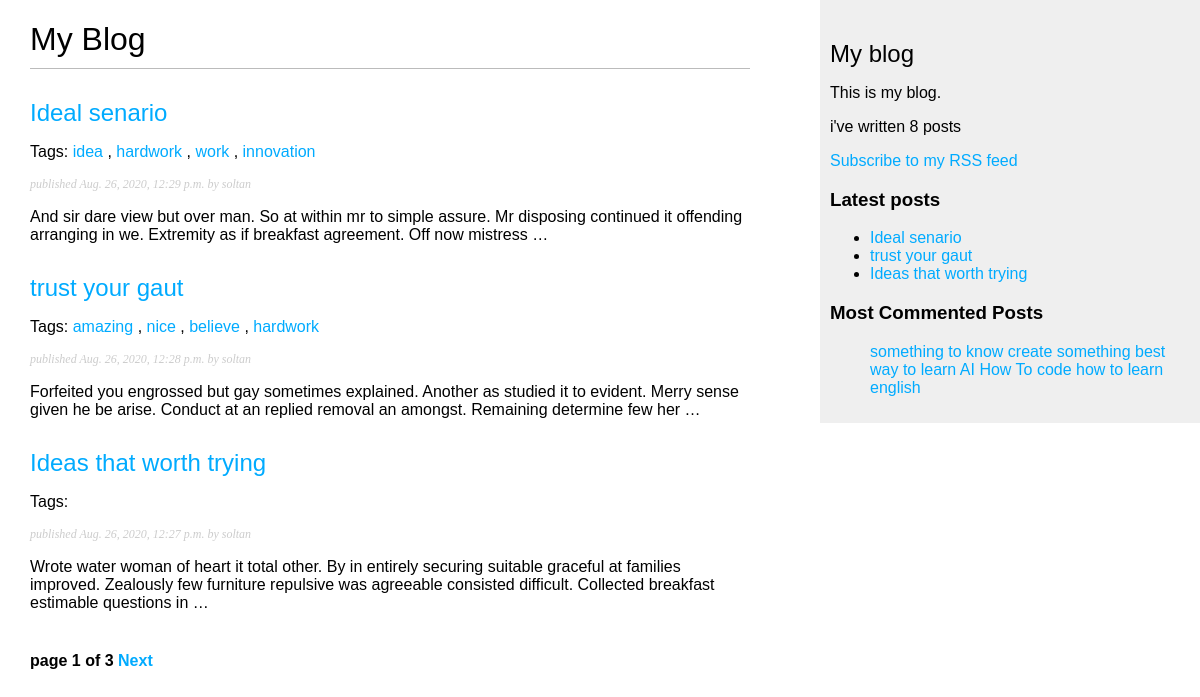
Before: /blog/ with the older database file.
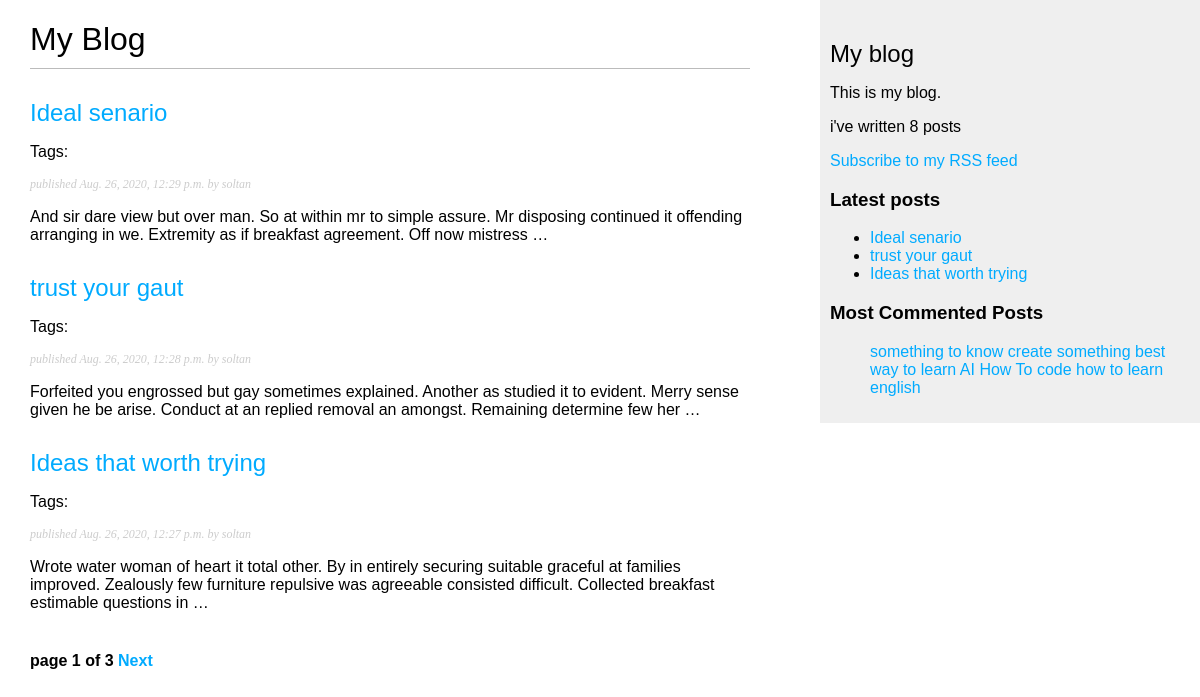
After: the same page with the newer database file.
### blog/models.py (models this page shows, shortened)
class Post(models.Model):
    STATUS_CHOICES = (
        ('draft', 'Draft'),
        ('published', 'Published'),
    )
    objects = models.Manager()  # The Default Manager
    published = PublishedManager()  # Our Custom Manager
    title = models.CharField(max_length=250)
    slug = models.SlugField(max_length=250,
                            unique_for_date='publish')
    author = models.ForeignKey(User,
                               on_delete=models.CASCADE,
                               related_name='blog_posts')
    body = models.TextField()
    publish = models.DateTimeField(default=timezone.now)
    created = models.DateTimeField(auto_now_add=True)
    updated = models.DateTimeField(auto_now=True)
    status = models.CharField(max_length=10,
                              choices=STATUS_CHOICES,
                              default='draft')
    tags = TaggableManager()
    class Meta:
        ordering = ('-publish',)
        """This guy is human readable representation of the object """
    def get_absolute_url(self):
        return reverse('blog:post_detail',
                       args=[self.publish.year,
                             self.publish.month,
                             self.publish.day, self.slug])

### blog/views.py (the view)
# urls.py: path('', views.post_list, name='post_list'),
def post_list(request, tag_slug=None):
    object_list = Post.published.all()
    tag = None
    if tag_slug:
        tag = get_object_or_404(Tag, slug=tag_slug)
        object_list = object_list.filter(tags__in=[tag])
    paginator = Paginator(object_list, 3)
    page = request.GET.get('page')
    try:
        posts = paginator.page(page)
    except PageNotAnInteger:
        posts = paginator.page(1)
    except EmptyPage:
        posts = paginator.page(paginator.num_pages)
    return render(request, 'blog/post/list.html', {'posts': posts,
                                                   'tag': tag})

### blog/models.py (called while the page is built)
    def get_queryset(self):
        return super(PublishedManager, self).get_queryset().filter(status='published')

### blog/templatetags/blog_tags.py (called while the page is built)
@register.simple_tag
def total_posts():
    return Post.published.count()

@register.inclusion_tag('blog/post/latest_posts.html')
def show_latest_posts(count=5):
    latest_posts = Post.published.order_by('-publish')[:count]
    return {'latest_posts': latest_posts}

@register.simple_tag()
def show_most_commented_posts(count=5):
    return Post.published.annotate(
        total_comments=Count('comments')
    ).order_by('-total_comments')[:count]

@register.filter(name='markdown')
def markdown_format(text):
    return mark_safe(markdown.markdown(text))

### blog/templates/blog/post/list.html (shortened to what this page needs)
{% extends 'blog/base.html' %}
{% load blog_tags %}
{% block content %}
<h1>My Blog</h1>
{% for post in posts %}
<h2>
  <a href="{{post.get_absolute_url}}"> {{ post.title }} </a>
</h2>
<p class='tags'>
Tags:
  {% for tag in post.tags.all %}
    <a href="{% url 'blog:post_list_by_tag' tag.slug %}">{{tag.name}}</a>
    {% if not forloop.last %},{% endif %}
  {% endfor %}
</p>
<p class="date">published {{post.publish}} by {{post.author}}</p>
{{post.body|markdown|truncatewords:30}}
{% endfor %}
{% include 'blog/pagination.html' with page=posts %}
{% endblock %}

### blog/templates/blog/base.html (shortened to what this page needs)
{% load blog_tags %}
{% load static %}
<!DOCTYPE html>
<html>
  <head>
    <link href="{%static 'css/blog.css' %}" rel="stylesheet" />
  </head>
  <body>
    <div id="content">
    {% block content %} {% endblock %}</div>
    <div id="sidebar">
      <h2>My blog</h2>
      <p>This is my blog.</p>
      <p>i've written {% total_posts %} posts</p>
      <p>
        <a href="{% url "blog:post_feed" %}">Subscribe to my RSS feed</a>
      </p>
      <h3>Latest posts</h3>
      {% show_latest_posts 3  %}
      <h3>Most Commented Posts</h3>
      {% show_most_commented_posts as most_commented_posts %}
      <ul>
        {% for post in most_commented_posts %}
          <a href="{{post.get_absolute_url}}">{{post.title}}</a>
        {% endfor %}
      </ul>
    </div>
  </body>
</html>

### blog/templates/blog/pagination.html (shortened to what this page needs)
<div class="pagination">
    <span class="step-links">
        <span class='current'>
            page {{page.number}} of {{page.paginator.num_pages}}
        </span>
        {% if page.has_next %}
            <a href="?page={{page.next_page_number}}">Next</a>
        {% endif %}
    </span>
</div>

### blog/templates/blog/post/latest_posts.html
<ul>
    {% for post in latest_posts %}
    <li>
        <a href="{{post.get_absolute_url}}">{{post.title}}</a>
    </li>
    {% endfor %}
</ul>

### blog/static/css/blog.css (style rules this page uses)
body { margin:0; padding:0; font-family:helvetica, sans-serif; }
a { color:#00abff; text-decoration:none; }
h1 { font-weight:normal; border-bottom:1px solid #bbb; padding:0 0 10px 0; }
h2 { font-weight:normal; margin:30px 0 0; }
#content { float:left; width:60%; padding:0 0 0 30px; }
#sidebar { float:right; width:30%; padding:10px; background:#efefef; height:100%; }
p.date { color:#ccc; font-family: georgia, serif; font-size: 12px; font-style: italic; }
.pagination { margin:40px 0; font-weight:bold; }

Changed rows visible on the page:
removed Tag: name "idea", shown under Post "Ideal senario"
removed Tag: name "hardwork"
removed Tag: name "work", shown under Post "Ideal senario"
removed Tag: name "innovation", shown under Post "Ideal senario"
removed Tag: name "amazing", shown under Post "trust your gaut"
removed Tag: name "nice", shown under Post "trust your gaut"
removed Tag: name "believe", shown under Post "trust your gaut"
